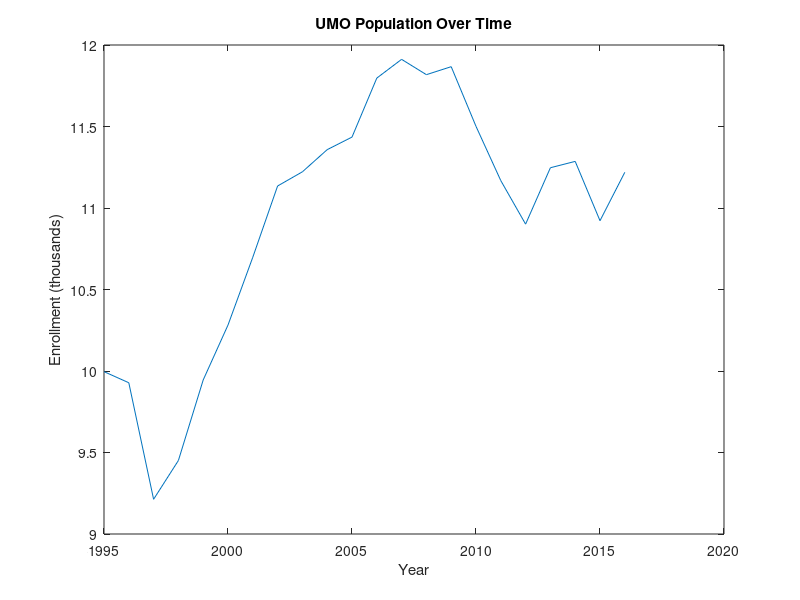

The MATLAB script that drew this image: (Note: this script raises an error after producing the figure.)
%Ryan Plante
%ECE498 Homework 6, Curve Fitting
%3/18/2018
clear
%Given Data
enrollment = [
% Year	
1995	1996	1997	1998	1999	2000	2001	2002	2003	2004	2005	2006	2007	2008	2009	2010	2011	2012	2013	2014	2015    2016
% UM	
9996	9928	9213	9451	9945	10282	10698	11135	11222	11358	11435	11797	11912	11818	11867	11501	11168	10901	11247	11286   10922   11219
% UMA	
6023	5496	5248	5130	5612	5617	5575	5722	5943	5538	5494	5257	5101	4974	5054	5074	4974	4990	4770	4664    4683    4416
% UMF	
2510	2512	2446	2507	2479	2413	2435	2395	2420	2349	2452	2424	2265	2227	2238	2322	2269	2179	2061	1960    2016    2000
% UMFK	
731	767	690	827	926	886	897	827	924	1076	1193	1339	1269	1102	1126	1073	1080	1169	1209	1327    1559    1904
% UMM	
856	915	884	899	908	927	1017	1068	1313	1191	1149	1259	1093	1023	964	951	863	925	892	810     786     745
% UMPI	
1278	1347	1307	1344	1378	1427	1367	1560	1546	1652	1548	1655	1533	1455	1436	1434	1453	1463	1263	1138    1289    1326
% USM	
9721	9966	10230	10462	10645	10820	10966	11382	11007	11089	10974	10478	10453	10009	9655	9654	9301	9385	8923	8428    7739    7855
];

year = enrollment(1, :)';
UMO = enrollment(2, :)';


%Conventionally stable natural populations are governed by a negative
%feedback loop that will osciallate in a sinusoidal fashion around the
%carrying capacity of said population. In the case of UMO the model that
%best fits is that of a "new" population. That is to say that a period of
%high (often exponential) growth is intially seen as the population grows
%towards carry capacity. The population continues to grow until it
%overshoots its carrying capacity at which point the negative feedback
%kicks in and the population begins to decrease and stabilize.

%If we plot the curve of UMO enrollment we can see that this model
%theoretically fits pretty well
figure(1);
plot(year, UMO/1000);
title('UMO Population Over Time');
xlabel('Year');
ylabel('Enrollment (thousands)');

%As such a sinusoidal curve fitting algorithm should provide a realtively good
%fit with a good prediction value, as a population is naturally expected to
%oscillate
figure(2);
[population, gof] = fit(year, UMO/1000, 'sin4');
%looks like a pretty decent fit
plot( population, year, UMO/1000 );
title('Sin4 Fitted Curve');
xlabel('Year');
ylabel('Enrollment (thousands)');


%Residual appears to be very random and follow no specific pattern, so we 
%can assume that our curve our curve fits decently
figure(3);
plot(population, year, UMO/1000, 'residual' );
title('Residual of Fit');
xlabel('Year');

%Despite a good residual and inital fit, our prediction bounds are huge and
%don't seem to offer much prediction value
figure(4);
plot(year, UMO/1000, 'o');
xlim( [1980, 2050] );
hold on;
plot(population, 'predobs');
xlabel('Year');
ylabel('Enrollment (thousands)');
title('Enrollment Prediction out to 2050');
grid on;
hold off;

%The 95% confidence interval confirms that our fit has basically no
%prediction power, with bounds so large the initial data looks like a
%straight line
figure(5);
futureyears= (2000:10:2050).';
popFuture = population(futureyears);
ci = predint(population, futureyears, 0.95, 'observation' );
plot(year, UMO/1000, 'o');
xlim( [1980, 2050] );
hold on;
plot(population);
h = errorbar( futureyears, popFuture, popFuture-ci(:,1), ci(:,2)-popFuture, '.' );
xlabel('Year');
ylabel('Enrollment (thousands)');
title('95% Confidence Interval of Fit');
legend( 'Year v UMO Pop', 'sin4', 'prediction');
%Overall it seems as if the sinusoidal function was a very bad choice and
%has almost no prediction power. This is surprising due to the face that
%populations are naturally expected to oscillate. That being said the data
%set we are fitting is relatively small and so a good fit is unlikely.